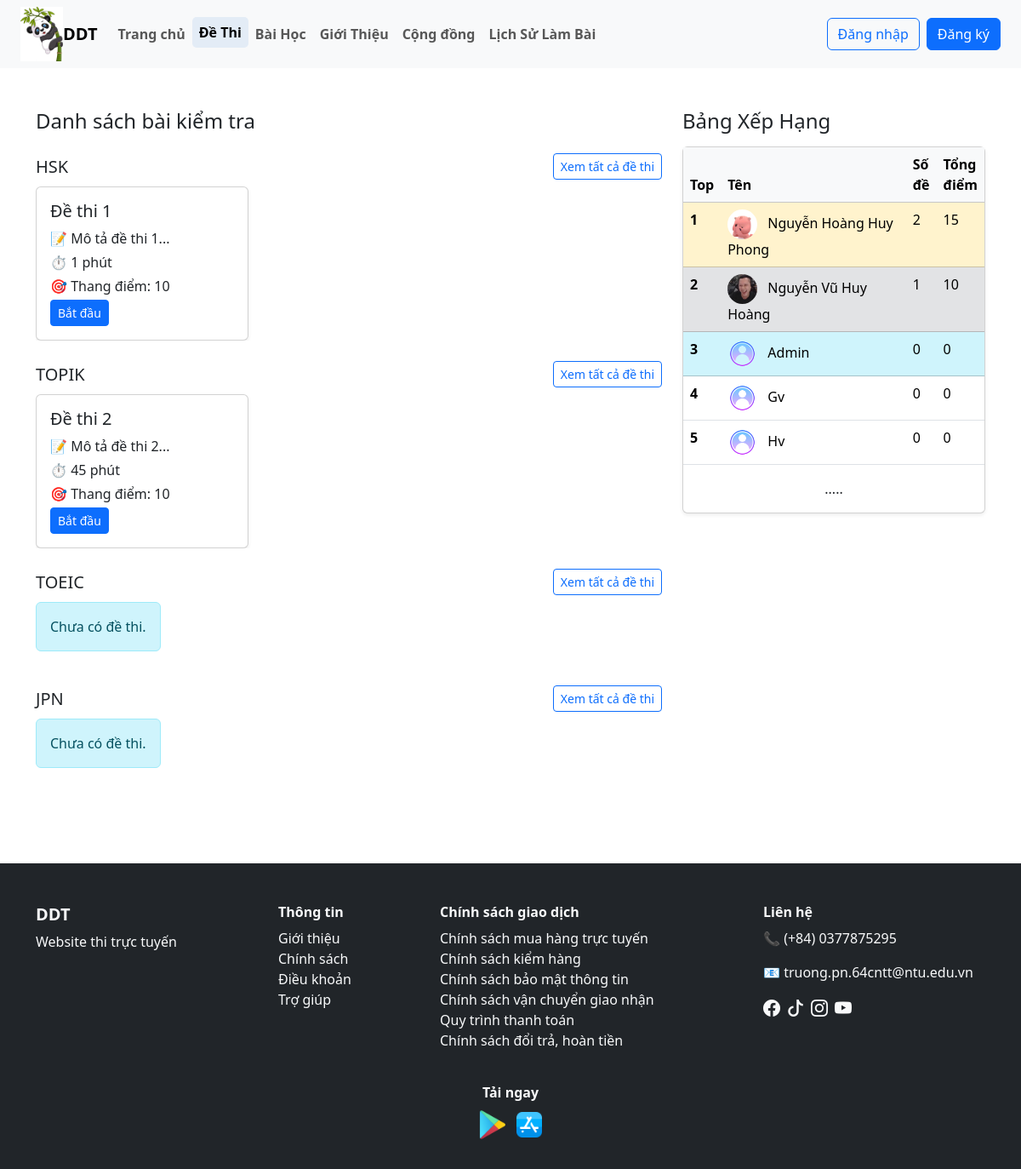
/user/de_thi.php, run on an earlier commit of the app's database.
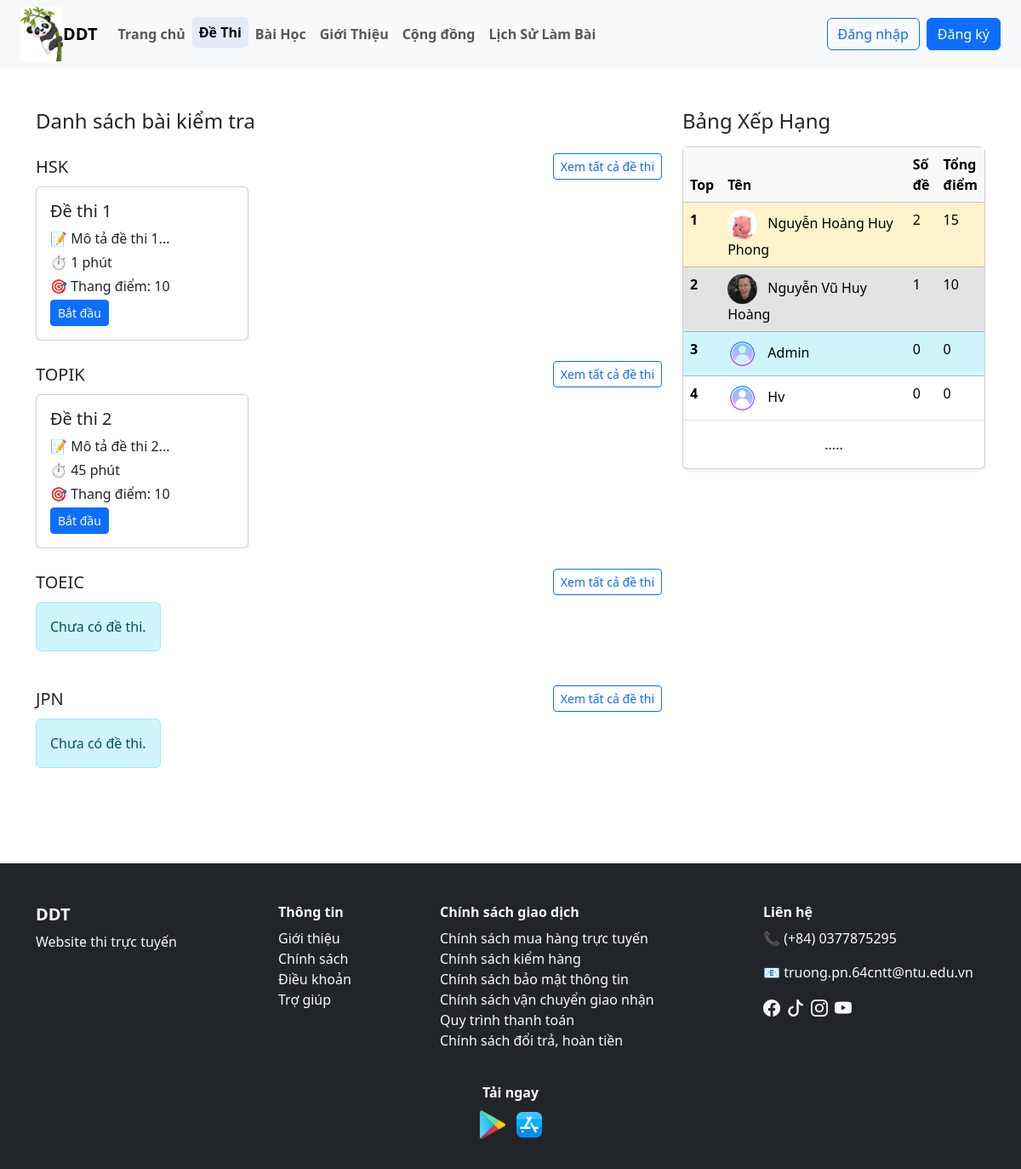
And on a later commit of the database.
### tables this page shows
CREATE TABLE `danh_muc_de_thi` (
  `id` int(11) NOT NULL,
  `ten_danh_muc` varchar(100) NOT NULL,
  `mo_ta` text DEFAULT NULL
);

CREATE TABLE `de_thi` (
  `id` varchar(10) NOT NULL,
  `id_danh_muc` int(11) DEFAULT NULL,
  `ten_de_thi` varchar(255) NOT NULL,
  `mo_ta` text DEFAULT NULL,
  `thoi_gian` int(11) DEFAULT NULL,
  `id_bai_hoc` varchar(10) DEFAULT NULL,
  `thang_diem` int(11) DEFAULT 10,
  `ngay_tao` datetime DEFAULT current_timestamp()
);

CREATE TABLE `nguoi_dung` (
  `id` varchar(10) NOT NULL,
  `ho_ten` varchar(100) NOT NULL,
  `email` varchar(150) NOT NULL,
  `mat_khau` varchar(255) NOT NULL,
  `so_dien_thoai` varchar(20) DEFAULT NULL,
  `anh_dai_dien` varchar(255) DEFAULT NULL,
  `id_quyen` varchar(10) DEFAULT NULL,
    `ngay_sinh` date DEFAULT NULL,
  `gioi_tinh` tinyint(1) DEFAULT NULL,
  `dia_chi` varchar(255) DEFAULT NULL,
  `ngay_tao` datetime DEFAULT current_timestamp()
);

### user/de_thi.php (the view)
<?php
include("./header.php");
?>
<div class="container my-5">
    <div class="row">
        <div class="col-lg-8 mb-4">
            <h4 class="mb-4">Danh sách bài kiểm tra</h4>
            <?php
            $sql_dm = "SELECT * FROM danh_muc_de_thi ORDER BY id ASC";
            $result_dm = mysqli_query($dbc, $sql_dm);
            ?>
            <?php while($dm = mysqli_fetch_assoc($result_dm)): ?>
            <div class="mb-4">
                <div class="d-flex justify-content-between align-items-center mb-2">
                    <h5 class="m-0"><?= $dm['ten_danh_muc'] ?></h5>
                    <a href="tat_ca_de_thi.php?id_dm=<?= $dm['id'] ?>" class="btn btn-outline-primary btn-sm">
                        Xem tất cả đề thi
                    </a>
                </div>
                <div class="d-flex flex-row overflow-auto gap-3">
                    <?php
                    $sql_dt = "SELECT * FROM de_thi WHERE id_danh_muc = {$dm['id']} ORDER BY id DESC";
                    $result_dt = mysqli_query($dbc, $sql_dt);
                    ?>
                    <?php if(mysqli_num_rows($result_dt) > 0): ?>
                    <?php while($dt = mysqli_fetch_assoc($result_dt)): ?>
                    <div class="card shadow-sm" style="min-width: 250px;">
                        <div class="card-body">
                            <h5 class="card-title"><?= $dt['ten_de_thi'] ?></h5>
                            <p class="card-text mb-1">📝 <?= substr($dt['mo_ta'], 0, 60) ?>...</p>
                            <p class="card-text mb-1">⏱️ <?= $dt['thoi_gian'] ?> phút</p>
                            <p class="card-text mb-1">🎯 Thang điểm: <?= $dt['thang_diem'] ?></p>
                            <a href="chi_tiet_de_thi.php?id=<?= $dt['id'] ?>" class="btn btn-primary btn-sm">Bắt đầu</a>
                        </div>
                    </div>
                    <?php endwhile; ?>
                    <?php else: ?>
                    <div class="alert alert-info">Chưa có đề thi.</div>
                    <?php endif; ?>
                </div>
            </div>
            <?php endwhile; ?>
        </div>
        <div class="col-lg-4 mb-4">
            <h4 class="mb-3"> Bảng Xếp Hạng</h4>
            <?php
    $sql_rank = "
    SELECT
        nd.id,
        nd.ho_ten,
        nd.anh_dai_dien,
        COALESCE(COUNT(kq_max.id_de_thi), 0) AS so_de_da_lam,
        COALESCE(SUM(kq_max.diem_cao_nhat), 0) AS tong_diem
    FROM nguoi_dung nd
    LEFT JOIN (
        SELECT
            id_nguoi_dung,
            id_de_thi,
            MAX(diem_so) AS diem_cao_nhat
        FROM ket_qua_thi
        GROUP BY id_nguoi_dung, id_de_thi
    ) AS kq_max
    ON nd.id = kq_max.id_nguoi_dung
    GROUP BY nd.id, nd.ho_ten, nd.anh_dai_dien
    ORDER BY tong_diem DESC, so_de_da_lam DESC
    LIMIT 10
";
    $anh_mac_dinh = "./image_user/icons8-user-default-64.png";
    $result_rank = mysqli_query($dbc, $sql_rank);
    ?>
            <div class="card shadow-sm">
                <div class="card-body p-0">
                    <table class="table w-100">
                        <thead class="table-light">
                            <tr>
                                <th class="w-10">Top</th>
                                <th class="w-75">Tên</th>
                                <th class="w-10">Số đề</th>
                                <th class="w-5">Tổng điểm </th>
                            </tr>
                        </thead>
                        <tbody>
                            <?php
                    $stt = 1;
                    while ($row = mysqli_fetch_assoc($result_rank)):
                        $avatar = (!empty($row['anh_dai_dien']))
                                    ? "./image_user/" . $row['anh_dai_dien']
                                    : $anh_mac_dinh;
                        $mau_xep_hang = "";
                        if($stt == 1){
                            $mau_xep_hang = "table-warning";
                        }
                        elseif($stt == 2){
                            $mau_xep_hang = "table-secondary";
                        }
                        elseif($stt == 3){
                            $mau_xep_hang = "table-info";
                        }
                    ?>
                            <tr class="<?php echo $mau_xep_hang?>">
                                <th><?= $stt ?></th>
                                <td>
                                    <img src="<?= $avatar ?>" class="rounded-circle me-2"
                                        style="width: 35px; height: 35px; object-fit: cover;">
                                    <?= $row['ho_ten'] ?>
                                </td>
                                <td><?= $row['so_de_da_lam'] ?></td>
                                <td><?= $row['tong_diem'] ?> </td>
                            </tr>
                            <?php
                    $stt++;
                    endwhile;
                    ?>
                        </tbody>
                    </table>
                    <p style="text-align: center;">.....</p>
                </div>
            </div>
        </div>
    </div>
</div>
<?php include("./footer.php"); ?>

### user/header.php (shortened to what this page needs)
<!DOCTYPE html>
<html lang="vi">
<head>
    <link href="https://cdn.jsdelivr.net/npm/bootstrap@5.3.8/dist/css/bootstrap.min.css" rel="stylesheet"
>
    <link href="https://cdn.jsdelivr.net/npm/bootstrap-icons/font/bootstrap-icons.css" rel="stylesheet">
</head>
<body>
    <nav class="navbar navbar-expand-lg navbar-light bg-light px-4">
        <img src="../app/image/hinh-gau-truc-chibi-cute_082047594.jpg" alt="Gấu trúc cute" style="width: 50px;">
        <a class="navbar-brand fw-bold" href="./index.php">DDT</a>
        <div class="collapse navbar-collapse" id="navbarNav">
            <?php $current_page = basename($_SERVER['PHP_SELF']); ?>
            <ul class="navbar-nav me-auto mb-2 mb-lg-0 fw-bold">
                <li class="nav-item">
                    <a class="nav-link <?= ($current_page == 'index.php') ? 'active' : '' ?>" href="./index.php">Trang
                        chủ</a>
                </li>
                <li class="nav-item">
                    <a class="nav-link <?= ($current_page == 'de_thi.php') ? 'active' : '' ?>" href="./de_thi.php">Đề
                        Thi</a>
                </li>
                <li class="nav-item">
                    <a class="nav-link <?= ($current_page == 'bai_hoc.php') ? 'active' : '' ?>" href="./bai_hoc.php">Bài
                        Học</a>
                </li>
                <li class="nav-item">
                    <a class="nav-link <?= ($current_page == 'gioi_thieu.php') ? 'active' : '' ?>"
                        href="./gioi_thieu.php">Giới
                        Thiệu</a>
                </li>
                <li class="nav-item">
                    <a class="nav-link" href="#">Cộng đồng</a>
                </li>
                <li class="nav-item">
                    <a class="nav-link <?= ($current_page == 'lich_su_lam_bai.php') ? 'active' : '' ?>"
                        href="./lich_su_lam_bai.php">Lịch Sử Làm Bài</a>
                </li>
            </ul>
            <div class="d-flex align-items-center">
                <?php if (isset($_SESSION['user_id'])): ?>
                    <div class="dropdown">
                        <a href="#" class="d-flex align-items-center text-decoration-none dropdown-toggle ms-2 me-2"
                            id="userDropdown" data-bs-toggle="dropdown">
                            <?php $anh_avatar =  $_SESSION['anh_dai_dien'] ?? 'default.png'; ?>
                            <img src="./image_user/<?php echo $anh_avatar ?>" alt="Ảnh đại diện" class="rounded-circle me-2"
                                style="width: 40px; height: 40px; object-fit: cover;">
                            <span><?php echo $_SESSION['ho_ten']; ?></span>
                        </a>
                        <ul class="dropdown-menu dropdown-menu-end" aria-labelledby="userDropdown">
                            <li><a class="dropdown-item" href="./person.php">Trang cá nhân</a></li>
                            <li><a class="dropdown-item" href="./logout.php">Đăng xuất</a></li>
                        </ul>
                    </div>
                <?php else: ?>
                    <a href="./login.php"><button class="btn btn-outline-primary me-2">Đăng nhập</button></a>
                    <a href="./register.php"><button class="btn btn-primary">Đăng ký</button></a>
                <?php endif; ?>
            </div>
        </div>
    </nav>
</body>
</html>

### user/footer.php
<footer class="bg-dark text-light pt-5 pb-3">
    <div class="container">
        <div class="row">
            <div class="col-md-3 mb-4">
                <h5 class="text-uppercase fw-bold">DDT</h5>
                <p>Website thi trực tuyến</p>
            </div>
            <div class="col-md-2 mb-4">
                <h6 class="fw-bold">Thông tin</h6>
                <ul class="list-unstyled">
                    <li><a href="#" class="text-light text-decoration-none">Giới thiệu</a></li>
                    <li><a href="#" class="text-light text-decoration-none">Chính sách</a></li>
                    <li><a href="#" class="text-light text-decoration-none">Điều khoản</a></li>
                    <li><a href="#" class="text-light text-decoration-none">Trợ giúp</a></li>
                </ul>
            </div>
            <div class="col-md-4 mb-4">
                <h6 class="fw-bold">Chính sách giao dịch</h6>
                <ul class="list-unstyled">
                    <li><a href="#" class="text-light text-decoration-none">Chính sách mua hàng trực tuyến</a></li>
                    <li><a href="#" class="text-light text-decoration-none">Chính sách kiểm hàng</a></li>
                    <li><a href="#" class="text-light text-decoration-none">Chính sách bảo mật thông tin</a></li>
                    <li><a href="#" class="text-light text-decoration-none">Chính sách vận chuyển giao nhận</a></li>
                    <li><a href="#" class="text-light text-decoration-none">Quy trình thanh toán</a></li>
                    <li><a href="#" class="text-light text-decoration-none">Chính sách đổi trả, hoàn tiền</a></li>
                </ul>
            </div>
            <div class="col-md-3 mb-4">
                <h6 class="fw-bold">Liên hệ</h6>
                <p>📞 (+84) 0377875295</p>
                <p>📧 truong.pn.64cntt@ntu.edu.vn</p>
                <div class="d-flex gap-2">
                    <a href="#"><i class="bi bi-facebook text-light fs-5"></i></a>
                    <a href="#"><i class="bi bi-tiktok text-light fs-5"></i></a>
                    <a href="#"><i class="bi bi-instagram text-light fs-5"></i></a>
                    <a href="#"><i class="bi bi-youtube text-light fs-5"></i></a>
                </div>
            </div>
        </div>
        <div class="row mb-3">
            <div class="col text-center">
                <h6 class="fw-bold">Tải ngay</h6>
                <a href="#"><img src="../app/image/icons8-google-play-48.png" alt="Google Play"
                        style="height:40px;"></a>
                <a href="#"><img src="../app/image/icons8-app-store-48.png" alt="App Store" style="height:40px;"></a>
            </div>
        </div>
    </div>
</footer>

### user/header.php (style rules this page uses)
.nav-link { transition: background-color 0.3s ease, color 0.3s ease; }
.nav-link.active { background-color: #E3ECF6; color: black !important; border-radius: 5px; padding: 6px 12px; }

What changed in the data, as far as the page shows it:
removed nguoi_dung: ho_ten "Gv", so_de_da_lam "0", tong_diem "0"
